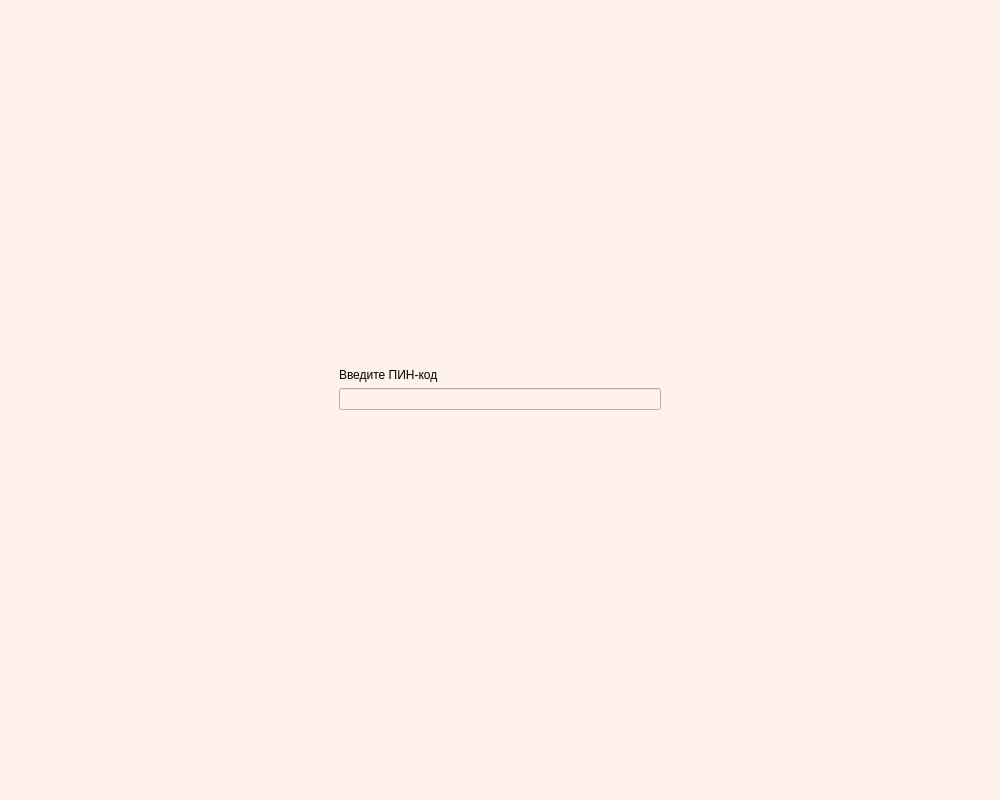
<?xml version="1.0" encoding="UTF-8"?>
<ui version="4.0">
 <class>MainWindow</class>
 <widget class="QMainWindow" name="MainWindow">
  <property name="geometry">
   <rect>
    <x>0</x>
    <y>0</y>
    <width>1000</width>
    <height>800</height>
   </rect>
  </property>
  <property name="minimumSize">
   <size>
    <width>1000</width>
    <height>800</height>
   </size>
  </property>
  <property name="windowTitle">
   <string>MainWindow</string>
  </property>
  <property name="styleSheet">
   <string notr="true">background-color: rgb(255, 242, 235);</string>
  </property>
  <widget class="QWidget" name="centralwidget">
   <layout class="QGridLayout" name="gridLayout">
    <item row="0" column="0">
     <widget class="QStackedWidget" name="stackedWidget">
      <property name="currentIndex">
       <number>1</number>
      </property>
      <widget class="QWidget" name="page_3">
       <layout class="QGridLayout" name="gridLayout_2">
        <item row="1" column="0" colspan="2">
         <widget class="QListWidget" name="listWidget">
          <property name="styleSheet">
           <string notr="true">background-color: rgb(255, 246, 235);
color: rgb(0, 0, 0);</string>
          </property>
         </widget>
        </item>
        <item row="0" column="0" colspan="2">
         <widget class="QLineEdit" name="lineEdit">
          <property name="font">
           <font>
            <pointsize>14</pointsize>
           </font>
          </property>
          <property name="styleSheet">
           <string notr="true">background-color: rgb(239, 255, 221);
color: rgb(0, 0, 0);</string>
          </property>
         </widget>
        </item>
       </layout>
      </widget>
      <widget class="QWidget" name="page_4">
       <layout class="QGridLayout" name="gridLayout_3">
        <item row="0" column="1">
         <spacer name="verticalSpacer">
          <property name="orientation">
           <enum>Qt::Vertical</enum>
          </property>
          <property name="sizeHint" stdset="0">
           <size>
            <width>20</width>
            <height>225</height>
           </size>
          </property>
         </spacer>
        </item>
        <item row="1" column="1">
         <widget class="QLabel" name="label">
          <property name="styleSheet">
           <string notr="true">color: rgb(0, 0, 0)</string>
          </property>
          <property name="text">
           <string>Введите ПИН-код</string>
          </property>
         </widget>
        </item>
        <item row="2" column="0">
         <spacer name="horizontalSpacer">
          <property name="orientation">
           <enum>Qt::Horizontal</enum>
          </property>
          <property name="sizeHint" stdset="0">
           <size>
            <width>248</width>
            <height>20</height>
           </size>
          </property>
         </spacer>
        </item>
        <item row="2" column="2">
         <spacer name="horizontalSpacer_2">
          <property name="orientation">
           <enum>Qt::Horizontal</enum>
          </property>
          <property name="sizeHint" stdset="0">
           <size>
            <width>248</width>
            <height>20</height>
           </size>
          </property>
         </spacer>
        </item>
        <item row="3" column="1">
         <spacer name="verticalSpacer_2">
          <property name="orientation">
           <enum>Qt::Vertical</enum>
          </property>
          <property name="sizeHint" stdset="0">
           <size>
            <width>20</width>
            <height>224</height>
           </size>
          </property>
         </spacer>
        </item>
        <item row="2" column="1">
         <widget class="QLineEdit" name="lineEdit_2">
          <property name="styleSheet">
           <string notr="true">color: rgb(192, 191, 188);</string>
          </property>
          <property name="echoMode">
           <enum>QLineEdit::Password</enum>
          </property>
         </widget>
        </item>
       </layout>
      </widget>
     </widget>
    </item>
   </layout>
  </widget>
  <widget class="QMenuBar" name="menubar">
   <property name="geometry">
    <rect>
     <x>0</x>
     <y>0</y>
     <width>1000</width>
     <height>21</height>
    </rect>
   </property>
  </widget>
  <widget class="QStatusBar" name="statusbar"/>
 </widget>
 <resources/>
 <connections/>
</ui>
